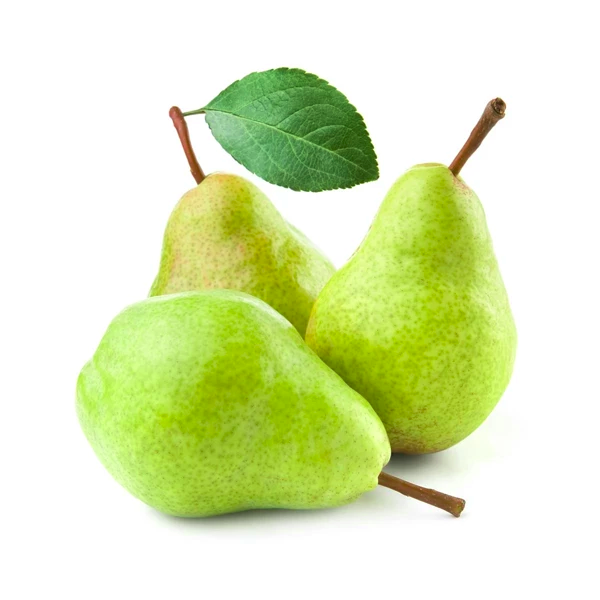
//> input picture Jpeg/armut.bmp, 600 x 600 px
$ ./jpeg_compression   (built with g++ and OpenCV 4)
//> lines starting //> are read from the running program, lines starting //| are printed output that depends on the picture
//> further down, A is the input picture: 600 rows x 600 cols, CV_8UC3; mean B, G, R 186.6, 234.3, 222
// g++ jpeg_compression.cpp -o jpeg_compression.exe -Wall -Wextra -Wpedantic -O2
// -std=c++11 $(pkg-config --libs --cflags opencv)

#include <iostream>
#include <set>
#include <string>
#include <vector>

#include <opencv2/core.hpp>
#include <opencv2/highgui.hpp>
#include <opencv2/imgproc.hpp>

#define DEBUG(cc)                                                              \
  if (true) {                                                                  \
    std::cout << #cc << " = \n" << cc << "\n\n";                               \
  }

/**
 * return the smallest power of two value
 * greater than x
 *
 * Input range:  [2..2147483648]
 * Output range: [2..2147483648]
 *
 */
#ifdef _WIN32
static inline uint32_t pow2(uint32_t x) {
  --x;
  x |= x >> 1;
  x |= x >> 2;
  x |= x >> 4;
  x |= x >> 8;
  x |= x >> 16;
  return x + 1;
}
#else
__attribute__((const)) static inline uint32_t pow2(uint32_t x) {
  return 1 << (32 - __builtin_clz(x));
}
#endif

std::vector<std::pair<int, int>> zigzag_order() {
  // zigzag order (0,0) (0,1) (1,0) (2,0) (1,1) ...
  std::vector<std::pair<int, int>> res; // rvec, cvec
  int r = 0, c = 0;
  res.push_back(std::make_pair(r, c));
  for (int k = 1; k <= 7; k++) {
    if (k % 2) // right
      res.push_back(std::make_pair(r, ++c));
    else // down
      res.push_back(std::make_pair(++r, c));
    for (int q = 0; q < k; q++) {
      if (k % 2) // left down
        res.push_back(std::make_pair(++r, --c));
      else // right up
        res.push_back(std::make_pair(--r, ++c));
    }
  }
  res.push_back(std::make_pair(r, ++c));
  for (int k = 6; k >= 1; k--) {
    for (int q = 0; q < k; q++) {
      if (k % 2) // left down
        res.push_back(std::make_pair(++r, --c));
      else // right up
        res.push_back(std::make_pair(--r, ++c));
    }
    if (k % 2) // right
      res.push_back(std::make_pair(r, ++c));
    else // down
      res.push_back(std::make_pair(++r, c));
  }
  return res;
}

size_t outputSize(const cv::Mat &B) {
  assert(B.type() == CV_16S);
  assert(B.rows % 8 == 0);
  assert(B.cols % 8 == 0);
  double output_size = 0;
  std::vector<std::pair<int, int>> zigzag = zigzag_order();
  // slice zigzag order each 8x8 block
  int16_t dc = 0;
  for (int i = 0; i < B.rows; i += 8) {
    for (int j = 0; j < B.cols; j += 8) {
      cv::Mat image(B, cv::Rect(j, i, 8, 8));
      std::multiset<std::pair<int, int>> mset; // runlength, size
      int runlength = 0;
      int diff =
          static_cast<int>(sqrt(pow2(abs(image.at<int16_t>(0, 0) - dc))));
      mset.insert(std::pair<int, int>(runlength, diff));
      dc = image.at<int16_t>(0, 0);
      for (int k = 1; k < 64; k++) {
        int16_t &p = image.at<int16_t>(zigzag[k].first, zigzag[k].second);
        if (p == 0) {
          runlength++;
        } else {
          int sz = static_cast<int>(sqrt(pow2(abs(p))));
          while (runlength > 15) {
            mset.insert(std::pair<int, int>(15, 0));
            runlength -= 15;
          }
          mset.insert(std::pair<int, int>(runlength, sz));
          runlength = 0;
        }
      }
      mset.insert(std::pair<int, int>(0, 0));
      typedef std::multiset<std::pair<int, int>>::iterator It;
      It it = mset.begin();
      std::vector<std::pair<int, int>>
          probabilities; // occurance, index of mset
      while (it != mset.end()) {
        std::pair<It, It> ret = mset.equal_range(*it);
        probabilities.push_back(std::pair<int, int>(
            static_cast<int>(std::distance(ret.first, ret.second)),
            static_cast<int>(std::distance(mset.begin(), it))));
        it = ret.second;
      }
      std::vector<int> prob_idx(
          probabilities.size(),
          0); // huffman bit count of index of probabilities
      std::vector<std::pair<int, std::vector<int>>>
          tree; // occurance, indexes of probabilities
      for (unsigned k = 0; k < probabilities.size(); k++) {
        tree.push_back(
            std::make_pair(probabilities[k].first, std::vector<int>(1, k)));
      }
      while (tree.size() != 1) {
        std::sort(tree.begin(), tree.end(),
                  [](const std::pair<int, std::vector<int>> &lhs,
                     const std::pair<int, std::vector<int>> &rhs) {
                    return lhs.first < rhs.first;
                  });
        tree[1].first += tree[0].first; // occurance
        for (unsigned k = 0; k < tree[0].second.size(); k++)
          tree[1].second.push_back(tree[0].second[k]); // index of probabilities
        for (unsigned k = 0; k < tree[1].second.size(); k++)
          prob_idx[k]++; // huffman bit count
        tree.erase(tree.begin());
      }
      for (unsigned k = 0; k < probabilities.size(); k++) {
        int occurance = probabilities[k].first;
        It it = mset.begin();
        std::advance(it, probabilities[k].second);
        int sz = it->second;
        int huff_count = prob_idx[k];
        output_size += occurance * (huff_count + sz);
      }
    }
  }
  return static_cast<size_t>(output_size);
}

cv::Mat quantize(unsigned quality, bool chrominance) {
  cv::Mat Tb;
  if (!chrominance) {
    double T[8][8] = {{16, 11, 10, 16, 24, 40, 51, 61},
                      {12, 12, 14, 19, 26, 58, 60, 55},
                      {14, 13, 16, 24, 40, 57, 69, 56},
                      {14, 17, 22, 29, 51, 87, 80, 62},
                      {18, 22, 37, 56, 68, 109, 103, 77},
                      {24, 35, 55, 64, 81, 104, 113, 92},
                      {49, 64, 78, 87, 103, 121, 120, 101},
                      {72, 92, 95, 98, 112, 100, 103, 99}};
    Tb = cv::Mat(8, 8, CV_64F, T).clone();
  } else {
    double T[8][8] = {
        {17, 18, 24, 47, 99, 99, 99, 99}, {18, 21, 26, 66, 99, 99, 99, 99},
        {24, 26, 56, 99, 99, 99, 99, 99}, {47, 66, 99, 99, 99, 99, 99, 99},
        {99, 99, 99, 99, 99, 99, 99, 99}, {99, 99, 99, 99, 99, 99, 99, 99},
        {99, 99, 99, 99, 99, 99, 99, 99}, {99, 99, 99, 99, 99, 99, 99, 99}};
    Tb = cv::Mat(8, 8, CV_64F, T).clone();
  }
  double S = (quality < 50) ? (5000.0 / quality) : (200 - 2 * quality);
  cv::Mat Ts = (S * Tb) / 100;
  Ts.convertTo(Ts, CV_16S);
  Ts.setTo(1, Ts == 0);
  return Ts;
}

cv::Mat encode(const cv::Mat &A, unsigned quality, bool chrominance = false) {
  if (quality == 0)
    quality = 1;
  assert(quality <= 100);
  assert(A.type() == CV_8U);
  const int rows = A.rows + (7 - (((A.rows % 8) + 7) % 8));
  const int cols = A.cols + (7 - (((A.cols % 8) + 7) % 8));
  cv::Mat g = cv::Mat::zeros(rows, cols, A.type());
  A.copyTo(g(cv::Rect(0, 0, A.cols, A.rows)));
  g.convertTo(g, CV_64F);
  g = g - 128;
  cv::Mat G = cv::Mat::zeros(rows, cols, CV_64F);
  for (int i = 0; i < rows; i += 8) {
    for (int j = 0; j < cols; j += 8) {
      cv::Rect rect(j, i, 8, 8);
      cv::dct(cv::Mat(g, rect), cv::Mat(G, rect));
    }
  }
  cv::Mat Q = repeat(quantize(quality, chrominance), rows / 8, cols / 8);
  Q.convertTo(Q, CV_64F);
  cv::Mat B;
  cv::divide(G, Q, B);
  B.convertTo(B, CV_16S);
  return B;
}

cv::Mat decode(const cv::Mat &B, unsigned quality, bool chrominance = false) {
  if (quality == 0)
    quality = 1;
  assert(quality <= 100);
  assert(B.type() == CV_16S);
  assert(B.rows % 8 == 0);
  assert(B.cols % 8 == 0);
  const int rows = B.rows;
  const int cols = B.cols;
  cv::Mat Q = repeat(quantize(quality, chrominance), rows / 8, cols / 8);
  Q.convertTo(Q, CV_64F);
  cv::Mat BB = cv::Mat::zeros(rows, cols, B.type());
  B.copyTo(BB(cv::Rect(0, 0, B.cols, B.rows)));
  cv::Mat F;
  cv::multiply(BB, Q, F, 1, CV_64F);
  cv::Mat f = cv::Mat::zeros(rows, cols, CV_64F);
  for (int i = 0; i < rows; i += 8) {
    for (int j = 0; j < cols; j += 8) {
      cv::Rect rect(j, i, 8, 8);
      cv::idct(cv::Mat(F, rect), cv::Mat(f, rect));
    }
  }
  cv::Mat A = f + 128;
  A.convertTo(A, CV_8U);
  return A;
}

void trackbar_callback(int quality, void *image_p) {
//> called with quality = 50
  if (quality == 0)
    quality = 1;
  std::pair<const cv::Mat &, cv::Mat &> *image =
      (std::pair<const cv::Mat &, cv::Mat &> *)image_p;
  const cv::Mat &A = image->first;
  cv::Mat &disp_image = image->second;
  size_t output_size = 0;
  if (A.type() == CV_8UC1) {
    cv::Mat B = encode(A, quality);
    output_size += outputSize(B);
    cv::Mat Ad = decode(B, quality);
    Ad = Ad(cv::Rect(0, 0, A.cols, A.rows));
    // cv::resize(Ad, disp_image, cv::Size(400, 400 * Ad.rows / Ad.cols), 0, 0,
    // cv::INTER_AREA);
  } else if (A.type() == CV_8UC3) {
    cv::Mat YUV;
    cvtColor(A, YUV, cv::COLOR_BGR2YCrCb);
//> YUV: 600 rows x 600 cols, CV_8UC3; mean of channels 0, 1, 2 225.2, 125.8, 106.3
    std::vector<cv::Mat> yuv_vec;
    cv::split(YUV, yuv_vec);
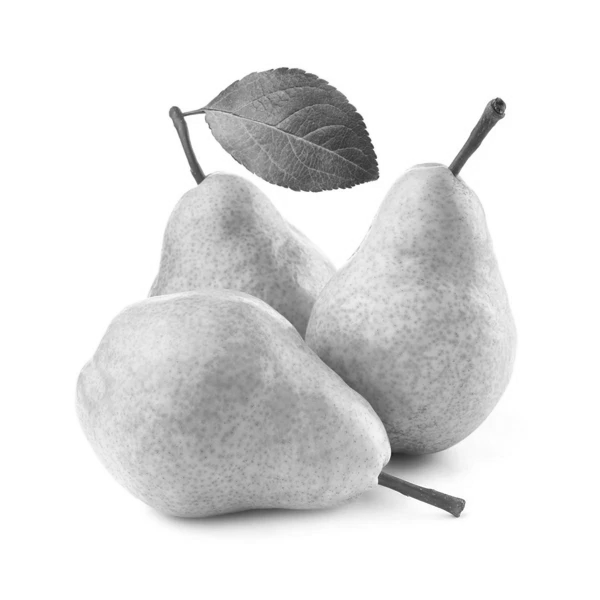
//> yuv_vec[0]: 600 rows x 600 cols, CV_8UC1; min 34, max 255, mean 225.2
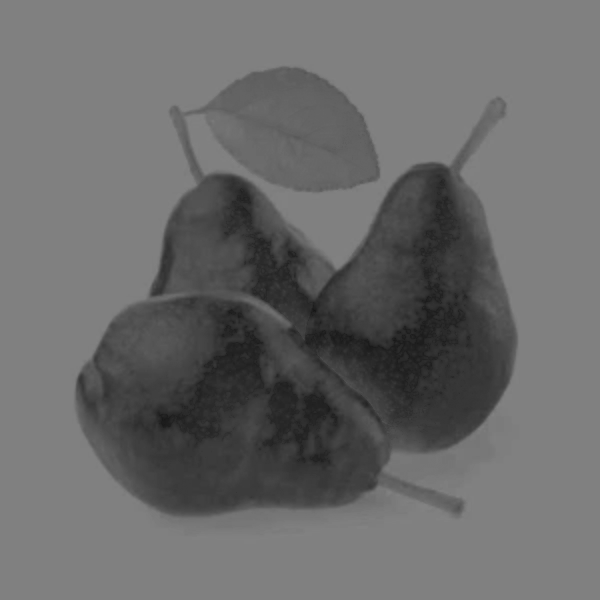
//> yuv_vec[2]: 600 rows x 600 cols, CV_8UC1; min 20, max 131, mean 106.3
    cv::Mat Y_en = encode(yuv_vec[0], quality);
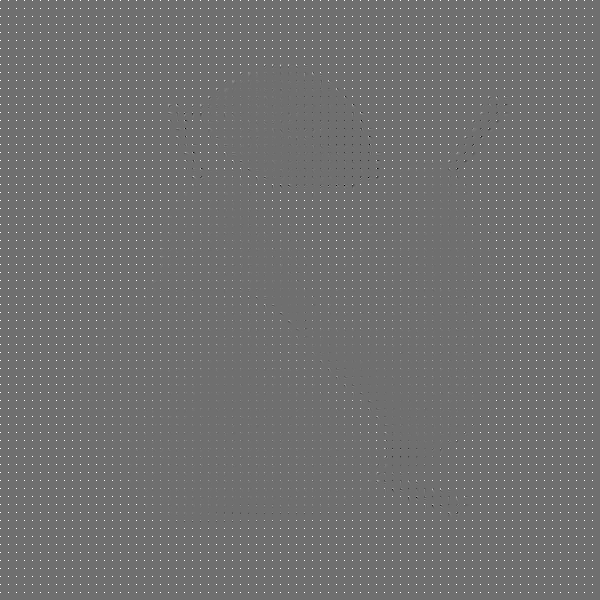
//> Y_en: 600 rows x 600 cols, CV_16SC1; min -50, max 64, mean 0.8; drawn with min black and max white
    cv::Mat Cr_en = encode(yuv_vec[1], quality, true);
//> call 2 of encode, with quality = 50, chrominance = true
//> in encode (call 2), `g = g - 128;`:
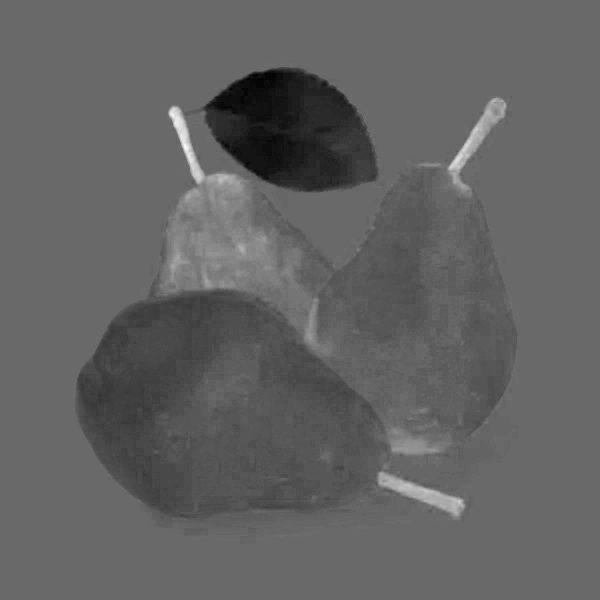
//> g: 600 rows x 600 cols, CV_64FC1; min -36, max 51, mean -2.2; drawn with min black and max white
    cv::Mat Cb_en = encode(yuv_vec[2], quality, true);
//> call 3 of encode, with quality = 50, chrominance = true
//> in encode (call 3), `g = g - 128;`:
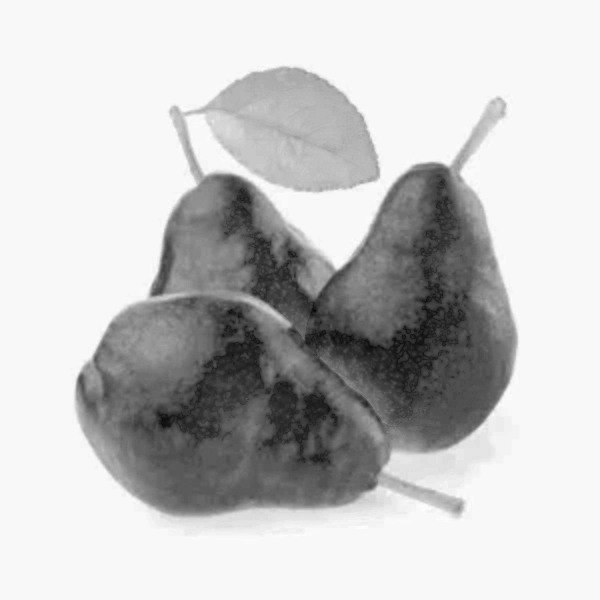
//> g: 600 rows x 600 cols, CV_64FC1; min -108, max 3, mean -21.74; drawn with min black and max white
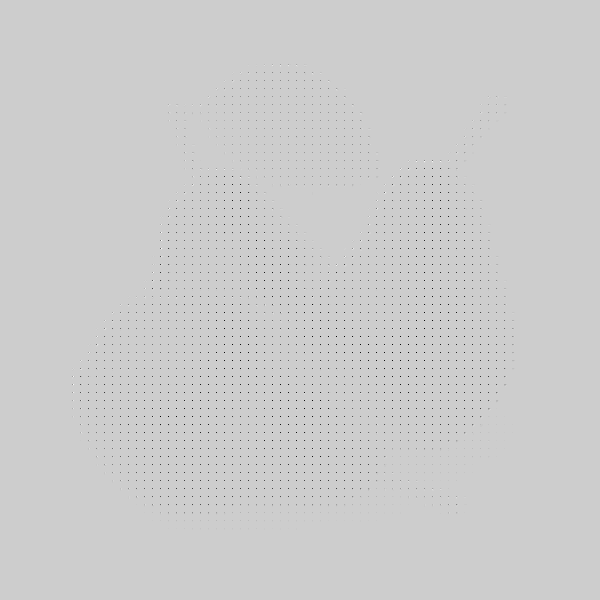
//> Cb_en: 600 rows x 600 cols, CV_16SC1; min -46, max 11, mean -0.16; drawn with min black and max white
    output_size += outputSize(Y_en) + outputSize(Cr_en) + outputSize(Cb_en);
//> the loop in outputSize, `for (int i = 0; i < B.rows; i += 8)` made 75 passes
//> output_size on passes 1 to 12: 235, 460, 685, 910, 1135, 1360, 1585, 1810, 2798, 3923, 5122, 6503
//> after the loop in outputSize, `for (int i = 0; i < B.rows; i += 8)`: dc = 64; output_size = 114216
//> the loop in outputSize (call 2), `for (int i = 0; i < B.rows; i += 8)` made 75 passes
//> output_size on passes 1 to 12: 225, 450, 675, 900, 1125, 1350, 1575, 1800, 2081, 2387, 2673, 2951
//> output_size = 170722
    cv::Mat Y = decode(Y_en, quality);
    cv::Mat Cr = decode(Cr_en, quality, true);
    cv::Mat Cb = decode(Cb_en, quality, true);
//> call 3 of decode, with quality = 50, chrominance = true
//> in decode (call 3), `cv::multiply(BB, Q, F, 1, CV_64F);`:
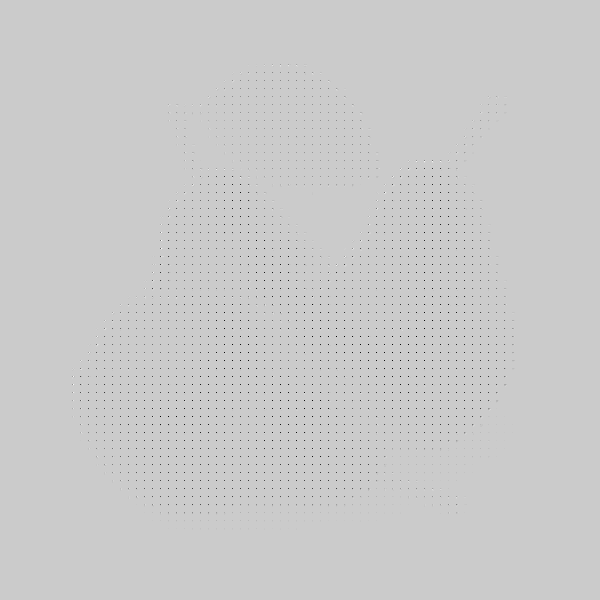
//> F: 600 rows x 600 cols, CV_64FC1; min -782, max 198, mean -2.7; drawn with min black and max white
    yuv_vec[0] = Y;
    yuv_vec[1] = Cr;
    yuv_vec[2] = Cb;
    cv::merge(yuv_vec, YUV);
//> YUV: 600 rows x 600 cols, CV_8UC3; mean of channels 0, 1, 2 225.2, 125.8, 106.2
    cvtColor(YUV, disp_image, cv::COLOR_YCrCb2BGR);
    disp_image = disp_image(cv::Rect(0, 0, A.cols, A.rows));
    // cv::resize(disp_image, disp_image, cv::Size(400, 400 * disp_image.rows /
    // disp_image.cols), 0, 0, cv::INTER_AREA);
  } else
    assert((A.type() == CV_8UC1) || (A.type() == CV_8UC3));
  double ratio = (double)output_size / (A.rows * A.cols * A.channels());
//> ratio = 0.158
  printf("\rCompression ratio: %.2f%%  ", 100 * (1 - ratio));
//| Compression ratio: 84.19%
  fflush(stdout);
}

void show_quantization(const cv::Mat &A) {
  int quality = 50;
  const char winname[] = "Quantized";
  cv::namedWindow(winname);
  cv::Mat disp_image;
  std::pair<const cv::Mat &, cv::Mat &> image = {A, disp_image};
  cv::createTrackbar("quality", winname, &quality, 100, trackbar_callback,
                     (void *)&image);
  trackbar_callback(quality, (void *)&image);
  char ch = 0;
  while (ch != 27) // Press ESC to quit
  {
    cv::imshow(winname, disp_image);
    ch = cv::waitKey(1);
//> the Esc key is pressed
    if (ch == ' ') {
      std::string filename = "A_" + std::to_string(quality) + ".png";
      std::cout << "Saving image" << filename << std::endl;
      cv::imwrite(filename, disp_image);
    }
  }
  printf("\n");
}

int main(int argc, char *argv[]) {
  std::string input = "armut.bmp";
  if (argc == 2)
    input = argv[1];
  DEBUG(input);
  cv::Mat A = cv::imread(input);
  assert(!A.empty());
  cv::Mat disp_orig = A.clone();
  // cv::resize(disp_orig, disp_orig, cv::Size(400, 400 * A.rows / A.cols), 0,
  // 0, cv::INTER_AREA);
  cv::imshow("Original", disp_orig);
  show_quantization(A);
  return 0;
}
